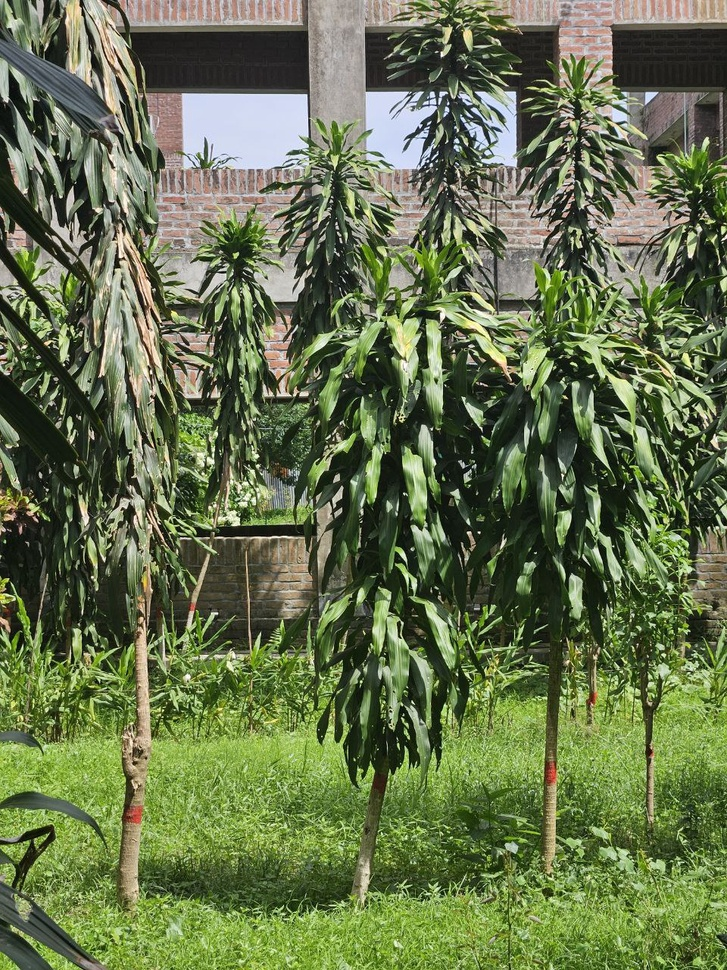
#> input picture DIP/DIP_Lab_406/Lab/Python/Lab_06/lab.jpg, 727 x 970 px, shrunk from 960 x 1280 before the run
$ python RGB_to_HSI.py
#> lines starting #> are read from the running program, lines starting #| are printed output that depends on the picture; after the words box and inside, x2 and y2 are one past the last pixel; in counts of white or black regions, pixels touching at a corner belong together
#> further down, rgb_image is the input picture: PIL image 727x970 RGB; mean R, G, B 101.9, 114.8, 76.8
import numpy as np
import matplotlib.pyplot as plt
from PIL import Image
def rgb2hsi_components(rgb_image):
    rgb_image = np.array(rgb_image, dtype=np.float64) / 255.0
#> rgb_image: shape (970, 727, 3) float64
    R = rgb_image[:, :, 0]
    G = rgb_image[:, :, 1]
    B = rgb_image[:, :, 2]
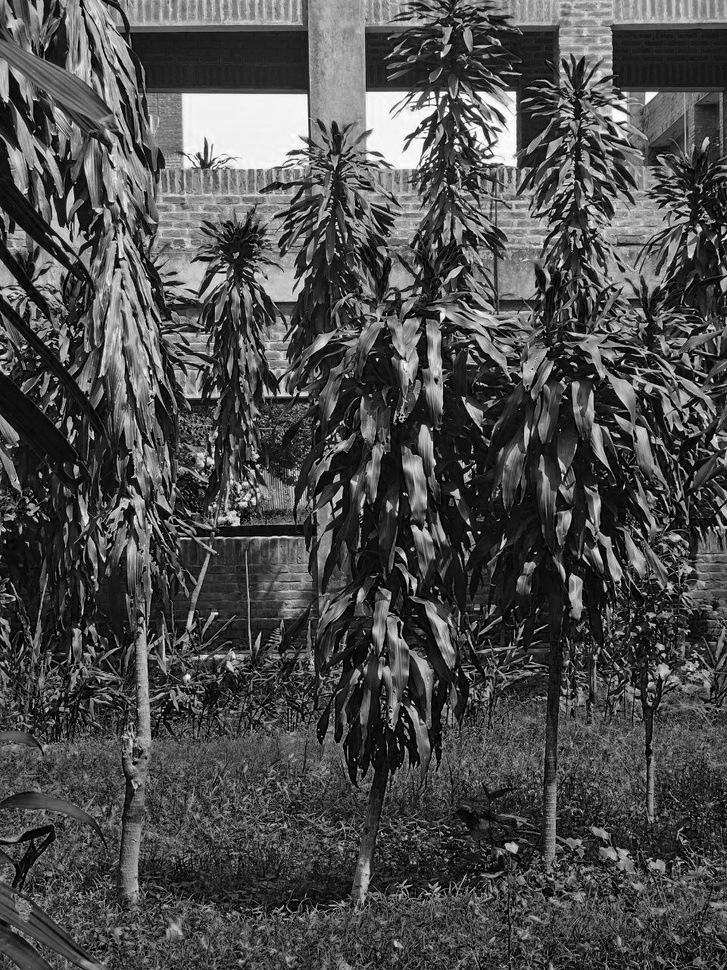
#> B: shape (970, 727) float64; min 0, max 1, mean 0.301
    I = (R + G + B) / 3
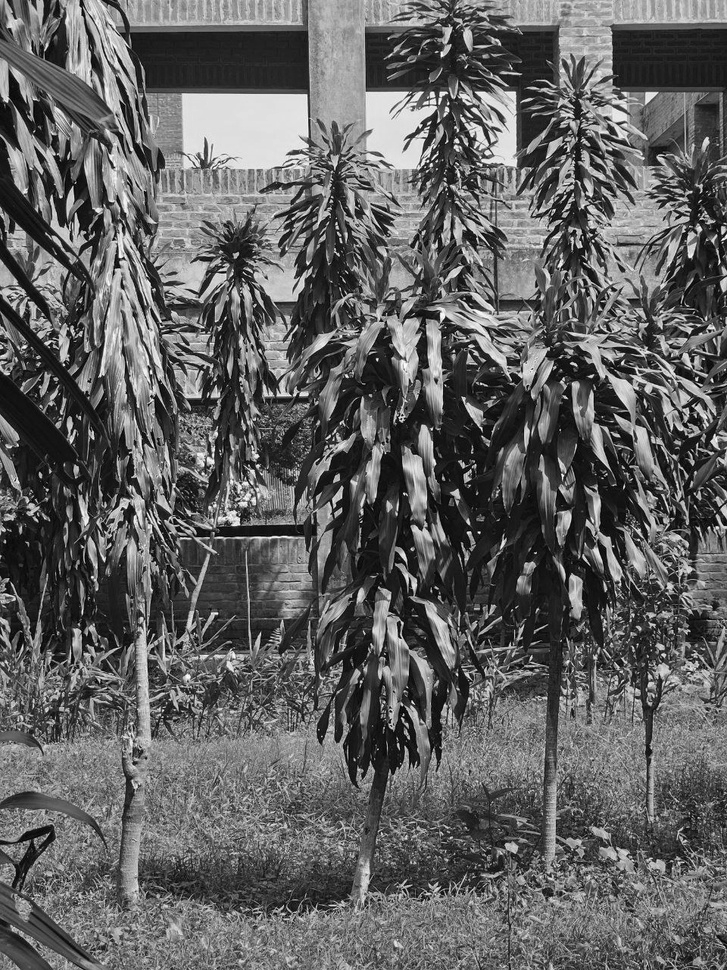
#> I: shape (970, 727) float64; min 0.00261, max 0.992, mean 0.384
    min_RGB = np.minimum(np.minimum(R, G), B)
    S = 1 - (3 / (R + G + B + 1e-8)) * min_RGB
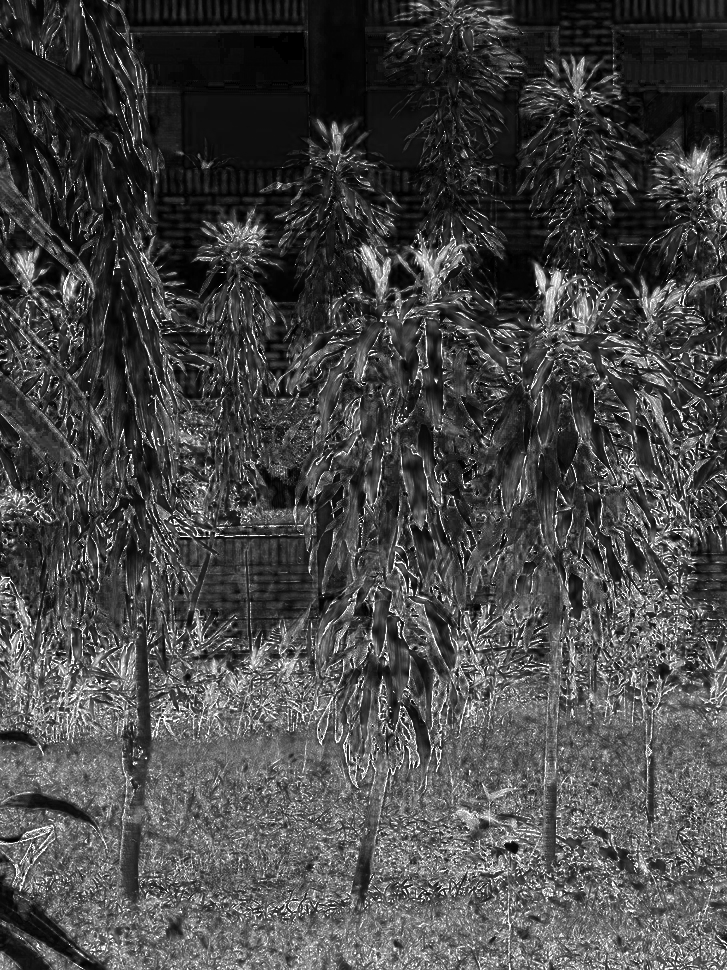
#> S: shape (970, 727) float64; min 3.76e-09, max 1, mean 0.279
    num = 0.5 * ((R - G) + (R - B))
    den = np.sqrt((R - G) ** 2 + (R - B) * (G - B)) + 1e-8
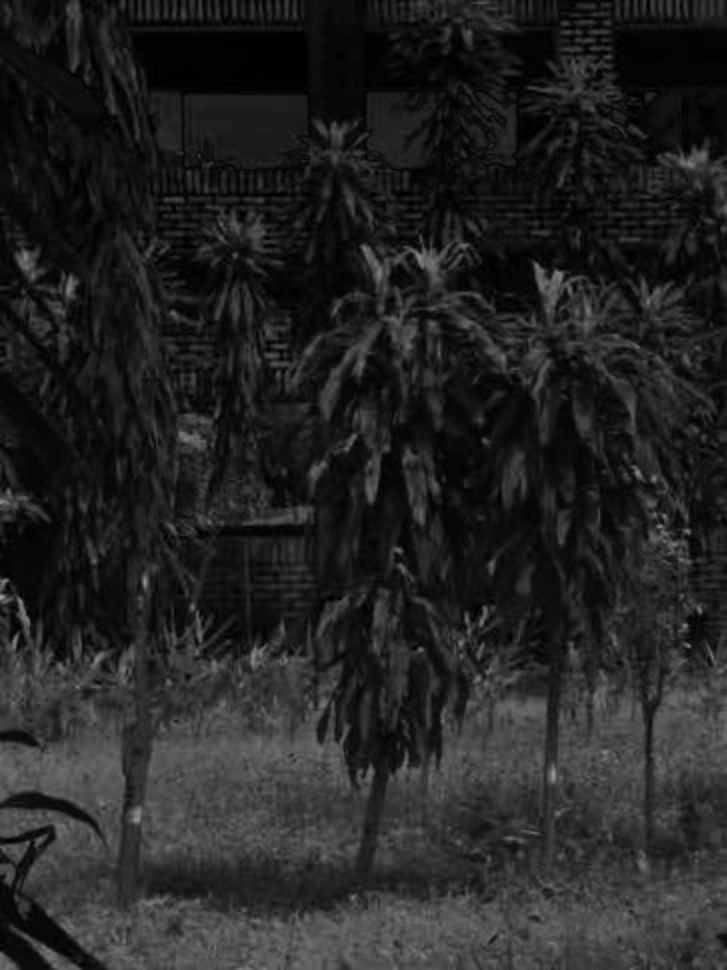
#> den: shape (970, 727) float64; min 1e-08, max 0.647, mean 0.143
    theta = np.arccos(num / den)
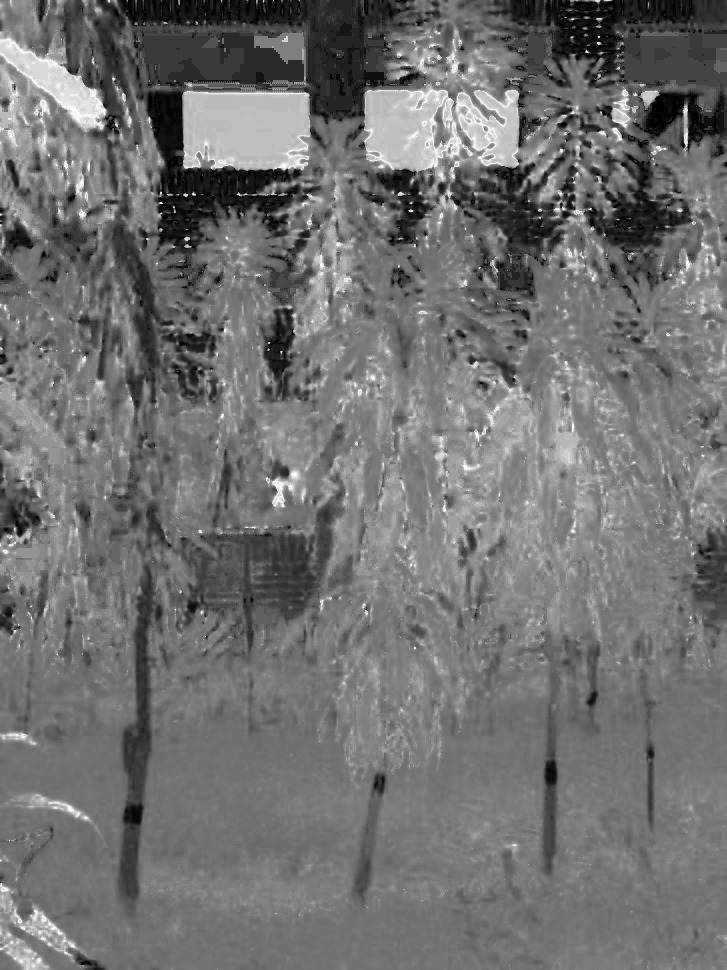
#> theta: shape (970, 727) float64; min 0.000326, max 3.14, mean 1.39; drawn with min black and max white
    H = np.copy(theta)
    H[B > G] = 2 * np.pi - H[B > G]
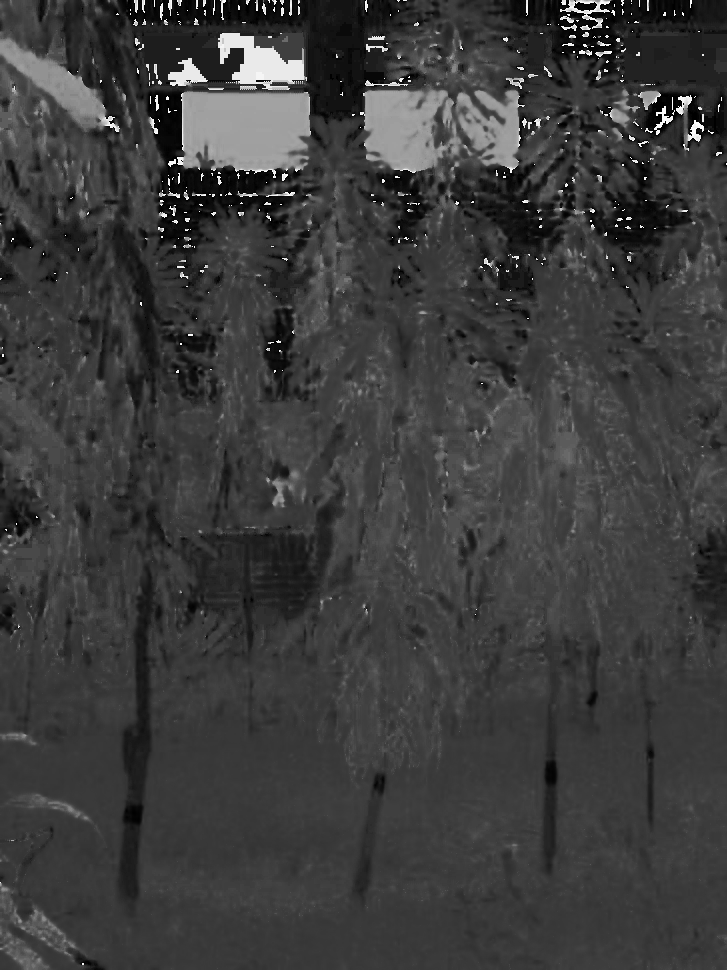
#> H: shape (970, 727) float64; 4.22% of pixels changed, all inside (x1, y1, x2, y2) = (0, 0, 727, 965); drawn with min black and max white
    H = H / (2 * np.pi)
    return H, S, I
rgb_image = Image.open('lab.jpg')
H, S, I = rgb2hsi_components(rgb_image)
fig, ax = plt.subplots(2, 2, figsize=(10, 8))
ax[0, 0].imshow(rgb_image)
ax[0, 0].set_title('RGB Image')
ax[0, 0].axis('off')
ax[0, 1].imshow(H, cmap='hsv')
ax[0, 1].set_title('Hue')
ax[0, 1].axis('off')
ax[1, 0].imshow(S, cmap='gray')
ax[1, 0].set_title('Saturation')
ax[1, 0].axis('off')
ax[1, 1].imshow(I, cmap='gray')
ax[1, 1].set_title('Intensity')
ax[1, 1].axis('off')
plt.tight_layout()
plt.show()

$ run again, with DIP/DIP_Lab_406/Lab/Python/Lab_06/nature.jpeg copied over DIP/DIP_Lab_406/Lab/Python/Lab_06/lab.jpg
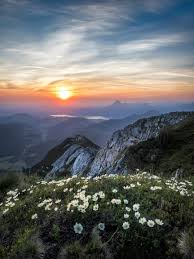
#> input picture DIP/DIP_Lab_406/Lab/Python/Lab_06/nature.jpeg, 194 x 259 px
#> rgb_image is the input picture: PIL image 194x259 RGB; mean R, G, B 101.1, 103.3, 104.3
#> rgb_image: shape (259, 194, 3) float64
#> in rgb2hsi_components, `theta = np.arccos(num / den)`:
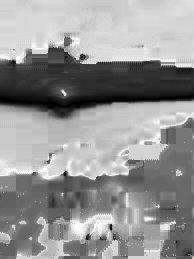
#> theta: shape (259, 194) float64; min 0.000212, max 3.14, mean 1.83; drawn with min black and max white
#> in rgb2hsi_components, `H[B > G] = 2 * np.pi - H[B > G]`:
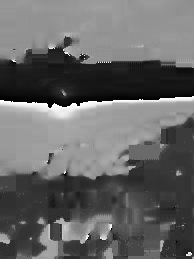
#> H: shape (259, 194) float64; min 0.000212, max 6.28, mean 2.52; drawn with min black and max white
